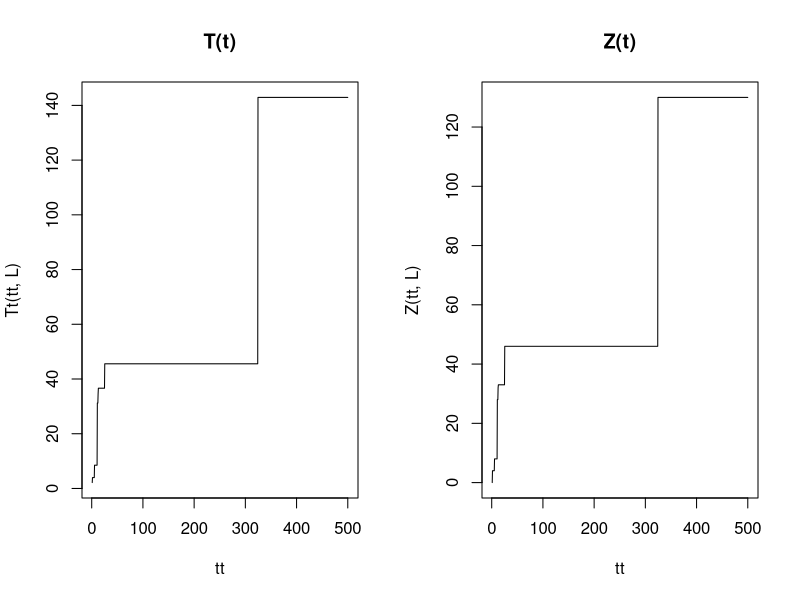
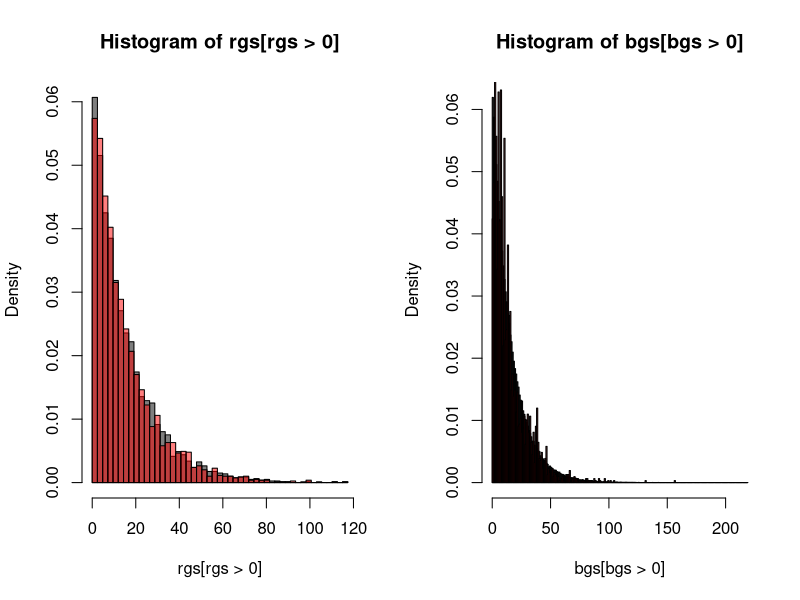

The R script that drew these images, in order:
## ---- chunk 1
fig.dim <- 5
knitr::opts_chunk$set(fig.width=2*fig.dim,fig.height=fig.dim,fig.align='center')
## ---- chunk 2
N <- cumsum(rexp(1e3))
min.t <- 1
max.x <- 1000
nL <- rpois(1,1/min.t*max.x) 
L <- cbind( runif(nL)*max.x, runif(nL)/min.t )
L <- L[order(L[,1],decreasing=FALSE),]
Tt <- function (t,L) {
    useL <- outer(L[,2],1/t,"<")
    L[ apply(useL,2,function(u)min(which(u))), 1 ]
}
Z <- function (t,L) {
    colSums(outer(N,Tt(t,L),"<"))
}
tt <- seq(min.t,500,length.out=1000)
layout(t(1:2))
plot( tt, Tt(tt,L), type='l', main="T(t)" )
plot( tt, Z(tt,L), type='l', main="Z(t)" )
## ---- chunk 3
rgeoexp <- function (n,t,dt) {
    M <- rgeom(n,t/(t+dt))
    dT <- numeric(n)
    while ( any(M>0) ) {
        dT[M>0] <- dT[M>0] + rexp(n,1/t)[M>0]
        M <- M-1
    }
    return(dT)
}
rgs <- rgeoexp(1e4,t=10,dt=5)
mean(rgs==0)
## ---- chunk 4
sim_dT <- function (t,dt) {
    N <- cumsum( rexp(5*(t+dt)) )
    max.x <- 100*t
    nL <- rpois(1,max.x/t)
    L <- cbind( runif(nL)*max.x, runif(nL)/t )
    L <- L[order(L[,1],decreasing=FALSE),]
    Tt(t+dt,L)-Tt(t,L)
}
sim.rgs <- replicate(1e4,sim_dT(t=10,dt=5))
mean(sim.rgs==0)
## ---- chunk 5
breaks <- seq(0,max(rgs,sim.rgs),length.out=50)
hist(rgs[rgs>0],breaks=breaks,freq=FALSE,col=adjustcolor("black",0.5))
hist(sim.rgs[sim.rgs>0],breaks=breaks,freq=FALSE,col=adjustcolor("red",0.5),add=TRUE)
## ---- chunk 6
rbernougeo <- function (n,t,dt) {
    ifelse( rbinom(n,1,t/(t+dt))>0, 0, rgeom(n,1/(1+t+dt)) )
}
bgs <- rbernougeo(1e6,t=10,dt=5)
mean(bgs==0)
## ---- chunk 7
sim_ppp <- function (t,dt) {
    N <- cumsum( rexp(5*(t+dt)) )
    max.x <- 100*t
    nL <- rpois(1,max.x/t)
    L <- cbind( runif(nL)*max.x, runif(nL)/t )
    L <- L[order(L[,1],decreasing=FALSE),]
    Z(t+dt,L)-Z(t,L)
}
sim.bgs <- replicate(1e4,sim_ppp(t=10,dt=5))
mean(sim.bgs==0)
## ---- chunk 8
breaks <- seq(0,max(bgs,sim.bgs,length.out=30))
hist(bgs[bgs>0],breaks=breaks,freq=FALSE,col=adjustcolor("black",0.5))
hist(sim.bgs[sim.bgs>0],breaks=breaks,freq=FALSE,col=adjustcolor("red",0.5),add=TRUE)
